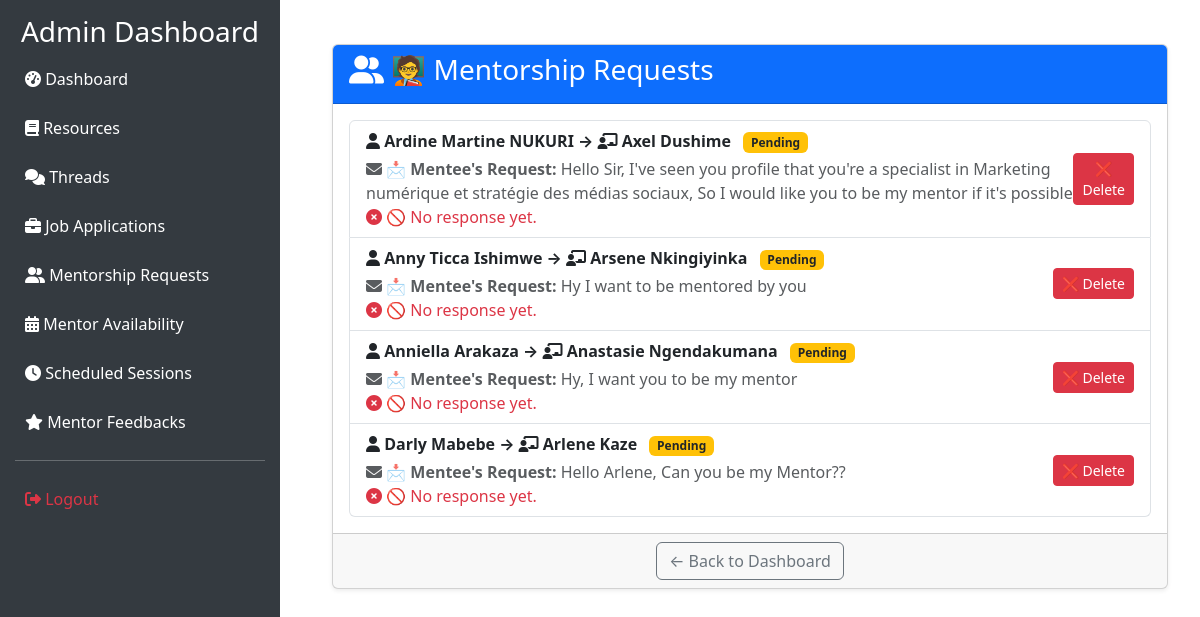
The page /ad/mentorship-requests/ (signed in) on the database its author committed.
### capstone/models.py (models this page shows, shortened)
class MentorshipRequest(models.Model):
    STATUS_CHOICES = [
        ('pending', 'Pending'),
        ('approved', 'Approved'),
        ('declined', 'Declined'),
    ]
    mentee = models.ForeignKey(User, on_delete=models.CASCADE, related_name='mentorship_requests')
    mentor = models.ForeignKey(User, on_delete=models.CASCADE, related_name='received_requests')
    message = models.TextField()
    status = models.CharField(max_length=20, choices=STATUS_CHOICES, default='pending')
    mentor_response = models.TextField(blank=True, null=True)
    created_at = models.DateTimeField(auto_now_add=True)

class User(AbstractUser):
    USER_TYPE_CHOICES = (
        ('mentor', 'Mentor'),
        ('participant', 'Participant'),
    )
    LANGUAGE_CHOICES = [
        ("en", "English"),
        ("fr", "French"),
        ("es", "Spanish"),
        ("sw", "Swahili"),
        ("rw", "Kinyarwanda")
    ]
    language_preference = models.CharField(max_length=4, choices=LANGUAGE_CHOICES, default="fr")
    full_name = models.CharField(max_length=255)
    email = models.EmailField(unique=True)
    phone_number = models.CharField(max_length=15)
    user_type = models.CharField(max_length=20, choices=USER_TYPE_CHOICES)
    terms_accepted = models.BooleanField(default=False)

### capstone/views.py (the view)
# urls.py: path('ad/mentorship-requests/', views.admin_mentorship_requests, name='admin_mentorship_requests'),
@login_required
@staff_member_required
def admin_mentorship_requests(request):
    mentorship_requests = MentorshipRequest.objects.all()
    return render(request, "capstone/admin_mentorship_requests.html", {"mentorship_requests": mentorship_requests})

### capstone/templates/capstone/admin_mentorship_requests.html
{% extends "admin-base.html" %}
{% block content %}
<div class="container mt-4">
    <div class="card shadow-sm">
        <div class="card-header bg-primary text-white">
            <h3><i class="fas fa-user-friends"></i> 🧑‍🏫 Mentorship Requests</h3>
        </div>
        <div class="card-body">
            {% if mentorship_requests %}
                <ul class="list-group">
                    {% for request in mentorship_requests %}
                    <li class="list-group-item d-flex justify-content-between align-items-center">
                        <div>
                            <p class="fw-bold mb-1">
                                <i class="fas fa-user"></i> {{ request.mentee.full_name }}
                                → <i class="fas fa-chalkboard-teacher"></i> {{ request.mentor.full_name }}
                                <span class="badge {% if request.status == 'approved' %}bg-success{% elif request.status == 'pending' %}bg-warning text-dark{% else %}bg-danger{% endif %} ms-2">
                                    {{ request.status|title }}
                                </span>
                            </p>
                            <p class="mb-0 text-muted"><i class="fas fa-envelope"></i> 📩 <strong>Mentee's Request:</strong> {{ request.message }}</p>
                            {% if request.mentor_response %}
                                <p class="mb-0 text-success"><i class="fas fa-check-circle"></i> ✅ <strong>Mentor's Response:</strong> {{ request.mentor_response }}</p>
                            {% else %}
                                <p class="mb-0 text-danger"><i class="fas fa-times-circle"></i> 🚫 No response yet.</p>
                            {% endif %}
                        </div>
                        <div>
                            <a href="{% url 'admin_delete_mentorship_request' request.id %}" class="btn btn-danger btn-sm"
                               onclick="return confirm('Are you sure you want to delete this mentorship request?')">
                                ❌ Delete
                            </a>
                        </div>
                    </li>
                    {% endfor %}
                </ul>
            {% else %}
                <p class="text-center text-muted">No mentorship requests found.</p>
            {% endif %}
        </div>
        <div class="card-footer text-center">
            <a href="{% url 'admin_dashboard' %}" class="btn btn-outline-secondary">
                ← Back to Dashboard
            </a>
        </div>
    </div>
</div>
{% endblock %}

### capstone/templates/admin-base.html (style rules this page uses)
body { display: flex; }

### rows shown on the page
MentorshipRequest: mentee.full_name "Ardine Martine NUKURI", mentor.full_name "Axel Dushime", status "Pending", message "Hello Sir, I've seen you profile that you're a specialist in Marketing numérique et stratégie des médias sociaux, So I would like you to be my mentor if it's possible", shows "🚫 No response yet."
MentorshipRequest: mentee.full_name "Anny Ticca Ishimwe", mentor.full_name "Arsene Nkingiyinka", status "Pending", message "Hy I want to be mentored by you", shows "🚫 No response yet."
MentorshipRequest: mentee.full_name "Anniella Arakaza", mentor.full_name "Anastasie Ngendakumana", status "Pending", message "Hy, I want you to be my mentor", shows "🚫 No response yet."
MentorshipRequest: mentee.full_name "Darly Mabebe", mentor.full_name "Arlene Kaze", status "Pending", message "Hello Arlene, Can you be my Mentor??", shows "🚫 No response yet."
